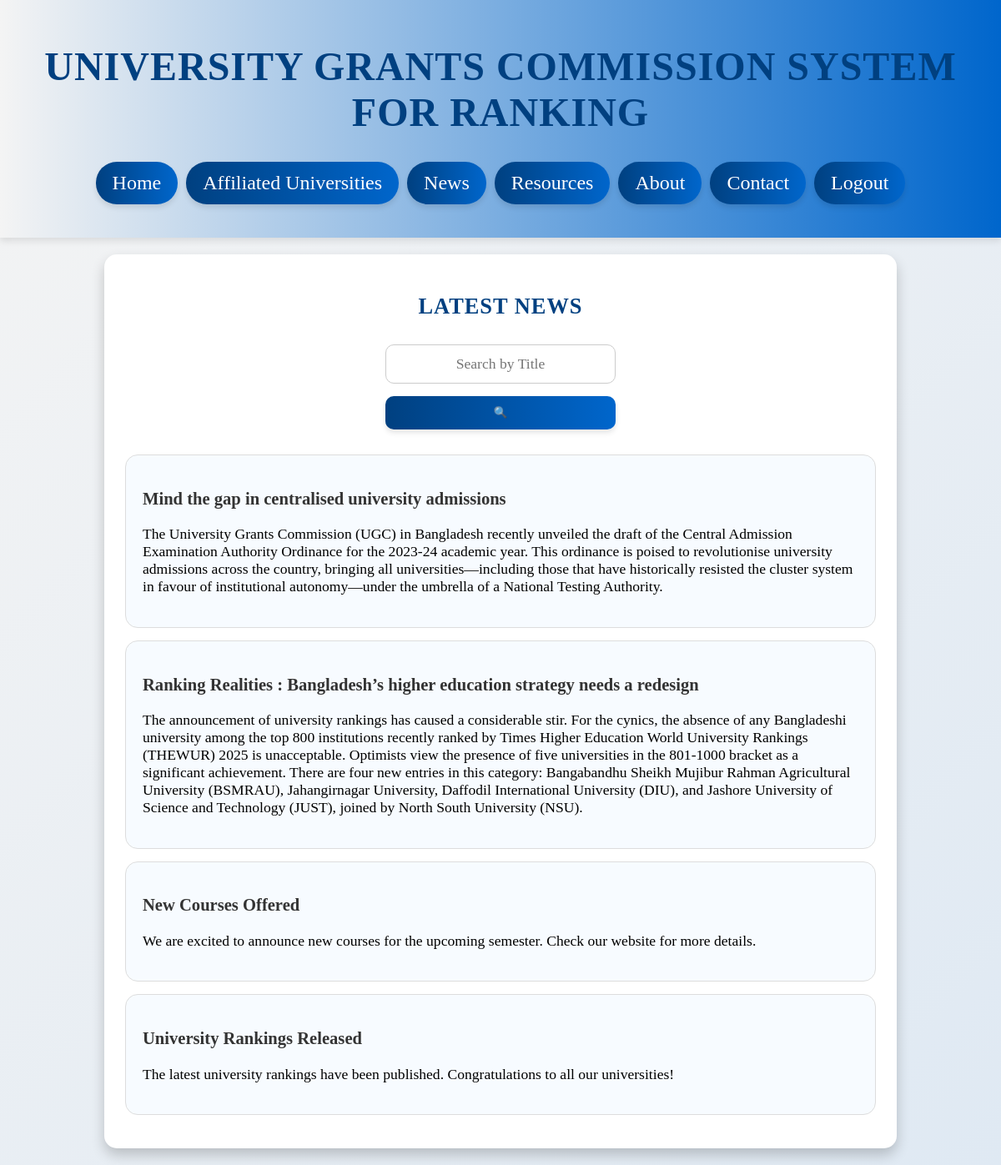
/user/news.php, run on the app's committed database.
### tables this page shows
CREATE TABLE `news` (
  `news_id` int(11) NOT NULL,
  `title` varchar(100) NOT NULL,
  `content` text NOT NULL,
  `created_at` timestamp NOT NULL DEFAULT current_timestamp()
);

### user/news.php (the view, shortened to what this page needs)
<?php
include('../php/db_connection.php');
$search = '';
if (isset($_GET['search'])) {
    $search = trim($_GET['search']);
    $query = "SELECT * FROM news WHERE title LIKE ? ORDER BY created_at DESC";
    $stmt = $conn->prepare($query);
    $search_param = "%" . $search . "%";
    $stmt->bind_param("s", $search_param);
    $stmt->execute();
    $result = $stmt->get_result();
} else {
    $query = "SELECT * FROM news ORDER BY created_at DESC";
    $result = $conn->query($query);
}
?>
<!DOCTYPE html>
<html lang="en">
<head>
    <link rel="stylesheet" href="../css/style.css">
</head>
<body>
    <header>
        <h1>University Grants Commission System for Ranking</h1>
        <nav>
            <a href="index.html">Home</a>
            <a href="universities.php">Affiliated Universities</a>
            <a href="news.php">News</a>
            <a href="resource.php">Resources</a>
            <a href="about.php">About</a>
            <a href="contact.php">Contact</a>
            <a href="../php/logout.php">Logout</a>
        </nav>
    </header>
    <main>
        <center><h2>Latest News</h2></center>
        <div class="search-bar">
            <form method="GET">
                <input type="text" name="search" placeholder="Search by Title" value="<?php echo htmlspecialchars($search); ?>">
                <button type="submit">🔍</button>
            </form>
        </div>
        <?php while($row = $result->fetch_assoc()): ?>
            <div class="news-item">
                <h3><?php echo htmlspecialchars($row['title']); ?></h3>
                <p><?php echo htmlspecialchars($row['content']); ?></p>
            </div>
        <?php endwhile; ?>
    </main>
</body>
</html>

### css/style.css (style rules this page uses)
body { font-family: 'Times New Roman', serif; margin: 0; padding: 0; background: linear-gradient(135deg, #f4f4f4, #dfe9f3); }
header { background: linear-gradient(90deg, #f4f4f4, #0066cc); color: white; padding: 20px; text-align: center; font-size: 1.5em; box-shadow: 0 4px 8px rgba(0, 0, 0, 0.1); }
h1 { color: #004080; text-transform: uppercase; letter-spacing: 1px; font-family: 'Times New Roman', serif; }
nav { display: flex; justify-content: center; margin: 20px 0; gap: 10px; }
nav a { color: white; text-decoration: none; padding: 12px 20px; margin: 0; border-radius: 25px; transition: all 0.3s ease; background: linear-gradient(90deg, #004080, #0066cc); box-shadow: 0 4px 6px rgba(0, 0, 0, 0.1); font-family: 'Times New Roman', serif; }
main { padding: 25px; background: white; border-radius: 15px; box-shadow: 0 8px 16px rgba(0, 0, 0, 0.2); max-width: 900px; margin: 20px auto; font-size: 1.1em; font-family: 'Times New Roman', serif; }
h2 { color: #004080; text-transform: uppercase; letter-spacing: 1px; font-family: 'Times New Roman', serif; }
h3 { color: #333; font-weight: bold; font-family: 'Times New Roman', serif; }
.news-item, .resource-item, .university-item { border: 1px solid #ddd; margin-bottom: 15px; padding: 20px; border-radius: 15px; background: #f7fbff; transition: transform 0.3s ease, box-shadow 0.3s ease; font-family: 'Times New Roman', serif; }
button { background: linear-gradient(90deg, #004080, #0066cc); color: white; border: none; padding: 12px 20px; border-radius: 25px; cursor: pointer; transition: all 0.3s ease; box-shadow: 0 4px 6px rgba(0, 0, 0, 0.1); font-family: 'Times New Roman', serif; }
form { display: flex; flex-direction: column; gap: 15px; font-family: 'Times New Roman', serif; }
form input, form textarea { padding: 12px; border: 1px solid #ccc; border-radius: 10px; font-size: 1em; transition: border 0.3s ease; font-family: 'Times New Roman', serif; }
.search-bar input { padding: 12px; width: 250px; border-radius: 10px; border: 1px solid #ccc; font-size: 1em; transition: border 0.3s ease; text-align: center; font-family: 'Times New Roman', serif; }
.search-bar button { padding: 12px 18px; border-radius: 10px; background: linear-gradient(90deg, #004080, #0066cc); color: white; border: none; cursor: pointer; transition: all 0.3s ease; box-shadow: 0 4px 6px rgba(0, 0, 0, 0.1); font-family: 'Times New Roman', serif; }

### user/news.php (style rules this page uses)
.search-bar { margin: 30px auto; display: flex; justify-content: center; align-items: center; gap: 10px; max-width: 600px; width: 100%; }
.search-bar input { padding: 12px; width: 250px; border-radius: 10px; border: 1px solid #ccc; font-size: 1em; transition: border 0.3s ease; text-align: center; }
.search-bar button { padding: 12px 18px; border-radius: 10px; background: linear-gradient(90deg, #004080, #0066cc); color: white; border: none; cursor: pointer; transition: all 0.3s ease; box-shadow: 0 4px 6px rgba(0, 0, 0, 0.1); }

### data on the page
news: title "Mind the gap in centralised university admissions", content "The University Grants Commission (UGC) in Bangladesh recently unveiled the draft of the Central Admission Examination Authority Ordinance for the 2023-24 academic year. This ordinance is poised to revolutionise university admissions across the country, bringing all universities—including those that have historically resisted the cluster system in favour of institutional autonomy—under the umbrella of a National Testing Authority."
news: title "Ranking Realities : Bangladesh’s higher education strategy needs a redesign", content "The announcement of university rankings has caused a considerable stir. For the cynics, the absence of any Bangladeshi university among the top 800 institutions recently ranked by Times Higher Education World University Rankings (THEWUR) 2025 is unacceptable. Optimists view the presence of five universities in the 801-1000 bracket as a significant achievement. There are four new entries in this category: Bangabandhu Sheikh Mujibur Rahman Agricultural University (BSMRAU), Jahangirnagar University, Daffodil International University (DIU), and Jashore University of Science and Technology (JUST), joined by North South University (NSU)."
news: title "New Courses Offered", content "We are excited to announce new courses for the upcoming semester. Check our website for more details."
news: title "University Rankings Released", content "The latest university rankings have been published. Congratulations to all our universities!"
